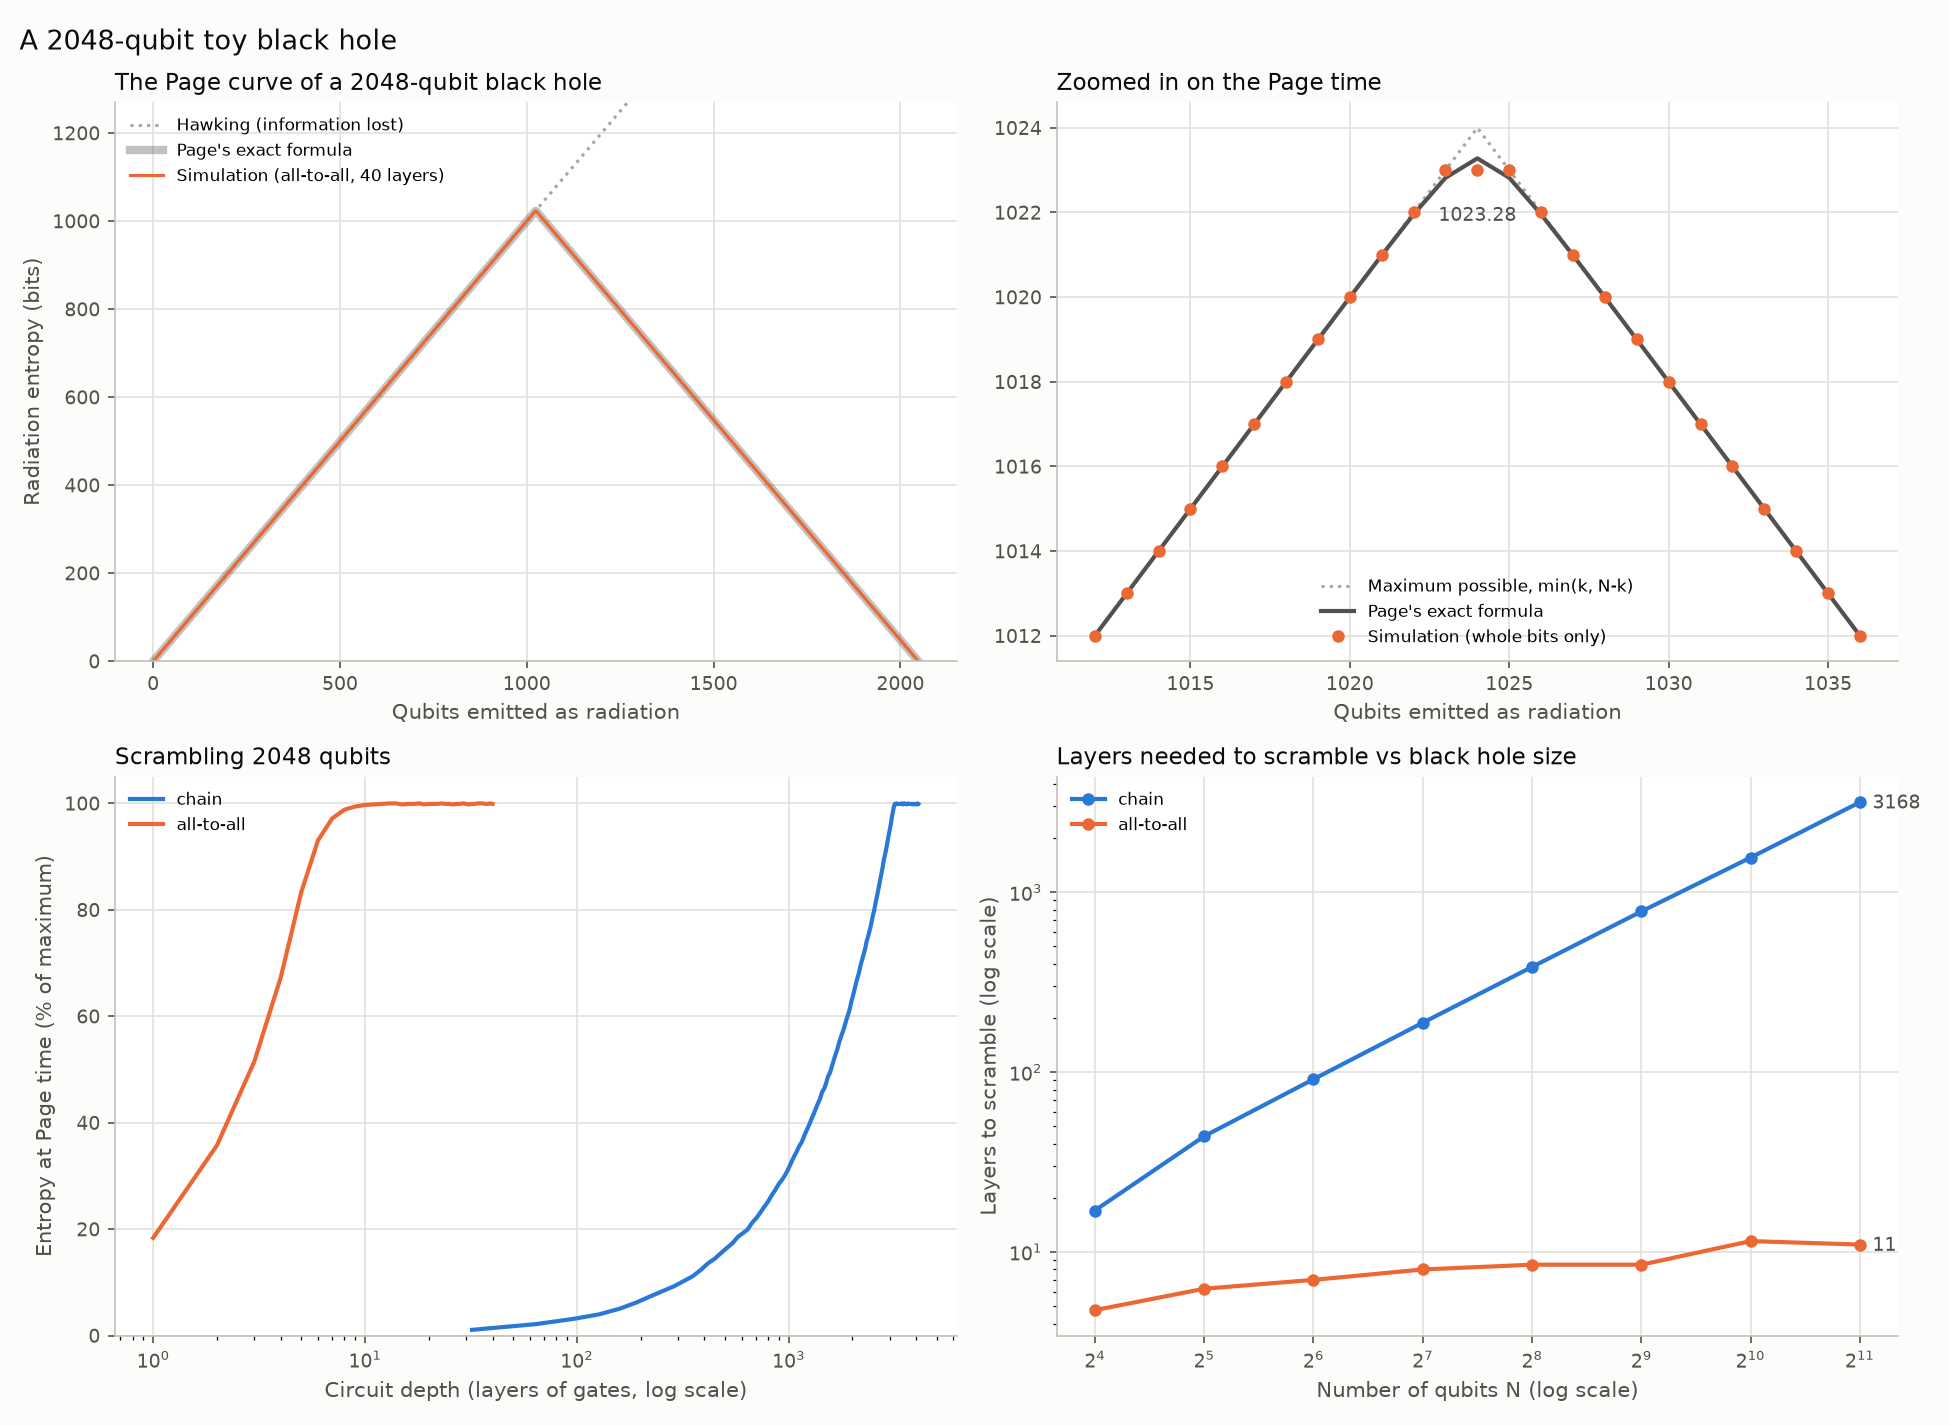

Write Python code to recreate this figure.
"""
Stage 2b: A 2048-qubit black hole.

Two things in one script:

PART A - Page's exact formula, evaluated for big black holes.
    Page's (1993) exact result for the average entanglement entropy between
    a system of dimension m and one of dimension n (m <= n), in a random state:

        S = [ 1/(n+1) + 1/(n+2) + ... + 1/(mn) ]  -  (m - 1) / (2n)     (nats)

    For N qubits with k emitted, m = 2^min(k, N-k) and n = 2^max(k, N-k).
    The sum has up to 2^N terms, so we use the identity
        1/(n+1) + ... + 1/(mn) = digamma(mn + 1) - digamma(n + 1)
    and evaluate it with mpmath, which handles numbers like 2^(10^77) fine.

PART B - An actual simulation of a 2048-qubit scrambling black hole, using
    Clifford circuits (see clifford_scrambler.py), compared with Part A.
    Then the "fast scrambling" test: how does the number of layers needed
    to scramble grow as the black hole gets bigger?

Run:  .venv/bin/python big_black_hole.py              (about 5 minutes)
      .venv/bin/python big_black_hole.py --plot-only  (redraw from saved results)
"""

import argparse
import json
import time

import matplotlib.pyplot as plt
import mpmath
import numpy as np

from clifford_scrambler import CliffordBlackHole

mpmath.mp.dps = 120  # digits of precision: enough to resolve O(1) bits on top of 10^77

N_BIG = 2048
SIZES = [16, 32, 64, 128, 256, 512, 1024, 2048]
RESULTS_FILE = "big_black_hole_results.json"

BLUE, ORANGE = "#2a78d6", "#eb6834"  # chain, all-to-all (same as stage 2)
INK, MUTED, GRID, LIGHT = "#0b0b0b", "#52514e", "#e1e0d9", "#a8a69f"


# ---------------------------------------------------------------- Part A

def page_entropy_exact(k, n_qubits):
    """Page's exact average entropy, in bits, after emitting k of n_qubits qubits."""
    small, large = sorted((k, n_qubits - k))
    m = mpmath.mpf(2) ** small
    n = mpmath.mpf(2) ** large
    nats = mpmath.digamma(m * n + 1) - mpmath.digamma(n + 1) - (m - 1) / (2 * n)
    return nats / mpmath.log(2)


def part_a():
    print("PART A: Page's exact formula\n")
    print(f"{N_BIG}-qubit black hole:")
    print(f"{'emitted k':>10} {'max possible':>13} {'Page entropy (bits)':>22} {'shortfall':>10}")
    for k in (1, 10, 512, 1014, 1020, 1023, 1024, 1025, 1028, 1536, 2047):
        s = page_entropy_exact(k, N_BIG)
        cap = min(k, N_BIG - k)
        shortfall = cap - s if cap - s > 1e-100 else 0  # hide rounding noise
        print(f"{k:>10} {cap:>13} {mpmath.nstr(s, 12):>22} {mpmath.nstr(shortfall, 3):>10}")

    # A black hole with the mass of the Sun has a Bekenstein-Hawking entropy of
    # about 10^77 bits, which we can treat as N "qubits".
    n_sun = 10 ** 77
    s_half = page_entropy_exact(n_sun // 2, n_sun)
    print(f"\nSun-mass black hole, N = 10^77 qubits, at the Page time (half emitted):")
    print(f"  Page entropy = N/2 - {mpmath.nstr(n_sun // 2 - s_half, 6)} bits")
    print("  At ANY size the curve is the triangle min(k, N-k), short by under 0.73 bits.\n")

    curve = [float(page_entropy_exact(k, N_BIG)) for k in range(N_BIG + 1)]
    return curve


# ---------------------------------------------------------------- Part B

def scramble(n_qubits, connectivity, seed, max_depth, check_every, stop_when_scrambled):
    """
    Apply layers until the entropy at the Page time is within 2 bits of its
    maximum (n/2). Returns the depth that took (None if never), the
    trajectory [(depth, S_mid)], and the final Page curve.
    """
    bh = CliffordBlackHole(n_qubits, connectivity, seed)
    half = n_qubits // 2
    trajectory, scrambled_at, curve = [], None, None
    while bh.depth < max_depth:
        bh.apply_layer()
        if bh.depth % check_every and bh.depth != max_depth:
            continue
        curve = bh.page_curve()
        trajectory.append((bh.depth, int(curve[half])))
        if scrambled_at is None and curve[half] >= half - 2:
            scrambled_at = bh.depth
            if stop_when_scrambled:
                break
    return scrambled_at, trajectory, curve.tolist()


def part_b():
    print(f"PART B: Clifford simulation\n")
    t0 = time.time()

    # The big runs: follow both connectivities at 2048 qubits all the way.
    big = {}
    for connectivity, max_depth, every in (("all-to-all", 40, 1), ("chain", 4096, 32)):
        depth, trajectory, curve = scramble(N_BIG, connectivity, seed=1, max_depth=max_depth,
                                            check_every=every, stop_when_scrambled=False)
        big[connectivity] = {"scrambled_at": depth, "trajectory": trajectory, "curve": curve}
        print(f"  {N_BIG} qubits, {connectivity:>10}: scrambled after {depth} layers "
              f"({time.time() - t0:.0f}s elapsed)", flush=True)

    # Scaling: scrambling depth vs size. Small black holes fluctuate more, so
    # average over more random circuits for them.
    scaling = {"all-to-all": {}, "chain": {}}
    for n in SIZES:
        seeds = range(10, 10 + max(1, min(8, 2048 // n)))
        for connectivity in scaling:
            if n == N_BIG:
                depths = [big[connectivity]["scrambled_at"]]
            else:
                every = 1 if connectivity == "all-to-all" else max(1, n // 64)
                max_depth = 60 if connectivity == "all-to-all" else 4 * n
                depths = [scramble(n, connectivity, s, max_depth, every, True)[0] for s in seeds]
            scaling[connectivity][n] = float(np.mean(depths))
        print(f"  {n:>5} qubits: all-to-all {scaling['all-to-all'][n]:6.1f} layers, "
              f"chain {scaling['chain'][n]:7.1f} layers ({time.time() - t0:.0f}s elapsed)",
              flush=True)
    return big, scaling


# ---------------------------------------------------------------- plotting

def style(ax, title, xlabel, ylabel=None):
    ax.set_title(title, color=INK, fontsize=11, loc="left")
    ax.set_xlabel(xlabel, color=MUTED)
    if ylabel:
        ax.set_ylabel(ylabel, color=MUTED)
    ax.grid(color=GRID, linewidth=0.8)
    ax.set_axisbelow(True)
    for side in ("top", "right"):
        ax.spines[side].set_visible(False)
    for side in ("left", "bottom"):
        ax.spines[side].set_color("#c3c2b7")
    ax.tick_params(colors=MUTED, labelsize=9)


def plot(results, path):
    page = np.array(results["page_curve"])
    sim = np.array(results["big"]["all-to-all"]["curve"])
    k = np.arange(N_BIG + 1)
    half = N_BIG // 2

    fig, axes = plt.subplots(2, 2, figsize=(13, 9.5))
    (ax_full, ax_zoom), (ax_time, ax_scale) = axes

    # (a) The whole Page curve at 2048 qubits.
    ax_full.plot(k, k, ":", color=LIGHT, linewidth=1.5, label="Hawking (information lost)")
    ax_full.plot(k, page, "-", color=MUTED, linewidth=4, alpha=0.35,
                 label="Page's exact formula")
    ax_full.plot(k, sim, "-", color=ORANGE, linewidth=1.5,
                 label="Simulation (all-to-all, 40 layers)")
    ax_full.set_ylim(0, N_BIG * 0.62)
    ax_full.legend(fontsize=8, frameon=False, loc="upper left")
    style(ax_full, f"The Page curve of a {N_BIG}-qubit black hole",
          "Qubits emitted as radiation", "Radiation entropy (bits)")

    # (b) Zoom in on the peak, where the curve falls short of the triangle.
    window = slice(half - 12, half + 13)
    ax_zoom.plot(k[window], np.minimum(k, N_BIG - k)[window], ":", color=LIGHT,
                 linewidth=1.5, label="Maximum possible, min(k, N-k)")
    ax_zoom.plot(k[window], page[window], "-", color=MUTED, linewidth=2,
                 label="Page's exact formula")
    ax_zoom.plot(k[window], sim[window], "o", color=ORANGE, markersize=5,
                 label="Simulation (whole bits only)")
    ax_zoom.annotate(f"{page[half]:.2f}", (half, page[half]), xytext=(0, -30),
                     textcoords="offset points", color=MUTED, fontsize=9, ha="center")
    ax_zoom.legend(fontsize=8, frameon=False, loc="lower center")
    style(ax_zoom, "Zoomed in on the Page time", "Qubits emitted as radiation")

    # (c) Scrambling over time at 2048 qubits.
    for connectivity, colour in (("chain", BLUE), ("all-to-all", ORANGE)):
        d, s = zip(*results["big"][connectivity]["trajectory"])
        ax_time.plot(d, np.array(s) / half * 100, "-", color=colour, linewidth=2,
                     label=connectivity)
    ax_time.set_xscale("log")
    ax_time.set_ylim(0, 105)
    ax_time.legend(fontsize=8, frameon=False, loc="upper left")
    style(ax_time, f"Scrambling {N_BIG} qubits", "Circuit depth (layers of gates, log scale)",
          "Entropy at Page time (% of maximum)")

    # (d) Scrambling depth vs size.
    for connectivity, colour in (("chain", BLUE), ("all-to-all", ORANGE)):
        sizes = [int(n) for n in results["scaling"][connectivity]]
        depths = list(results["scaling"][connectivity].values())
        ax_scale.plot(sizes, depths, "-o", color=colour, linewidth=2, markersize=5,
                      label=connectivity)
        ax_scale.annotate(f"{depths[-1]:.0f}", (sizes[-1], depths[-1]), xytext=(6, -3),
                          textcoords="offset points", color=MUTED, fontsize=9)
    ax_scale.set_xscale("log", base=2)
    ax_scale.set_yscale("log")
    ax_scale.legend(fontsize=8, frameon=False, loc="upper left")
    style(ax_scale, "Layers needed to scramble vs black hole size",
          "Number of qubits N (log scale)", "Layers to scramble (log scale)")

    fig.suptitle(f"A {N_BIG}-qubit toy black hole", color=INK, fontsize=13, x=0.01, ha="left")
    fig.tight_layout()
    fig.savefig(path, dpi=150, facecolor="#fcfcfb")


def main():
    parser = argparse.ArgumentParser()
    parser.add_argument("--plot-only", action="store_true",
                        help=f"redraw the plot from {RESULTS_FILE}")
    args = parser.parse_args()

    if args.plot_only:
        with open(RESULTS_FILE) as f:
            results = json.load(f)
    else:
        page_curve = part_a()
        big, scaling = part_b()
        results = {"page_curve": page_curve, "big": big, "scaling": scaling}
        with open(RESULTS_FILE, "w") as f:
            json.dump(results, f)

        sim_mid = results["big"]["all-to-all"]["curve"][N_BIG // 2]
        print(f"\nAt the Page time: Page's formula {page_curve[N_BIG // 2]:.3f} bits, "
              f"simulation {sim_mid} bits (max {N_BIG // 2})")

    plot(results, "big_black_hole.png")
    print("Saved plot to big_black_hole.png")


if __name__ == "__main__":
    main()
